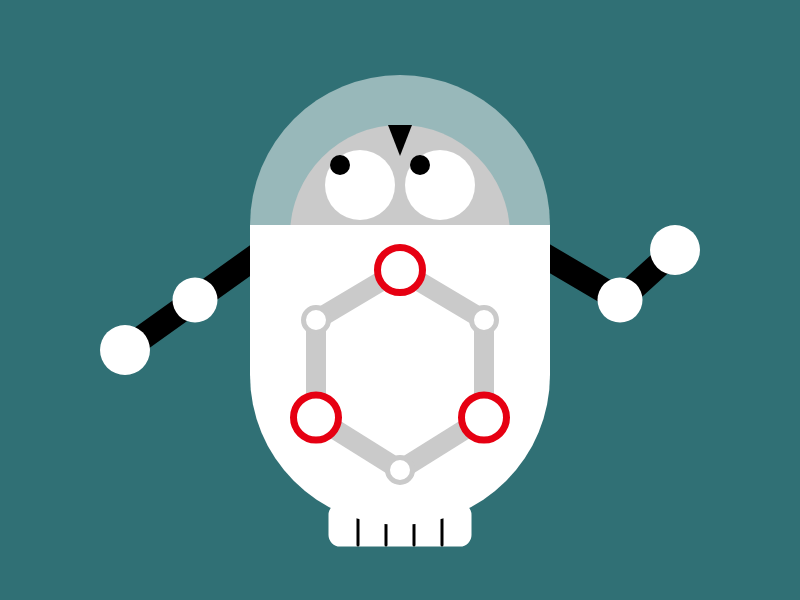
Frame 1 (no input)
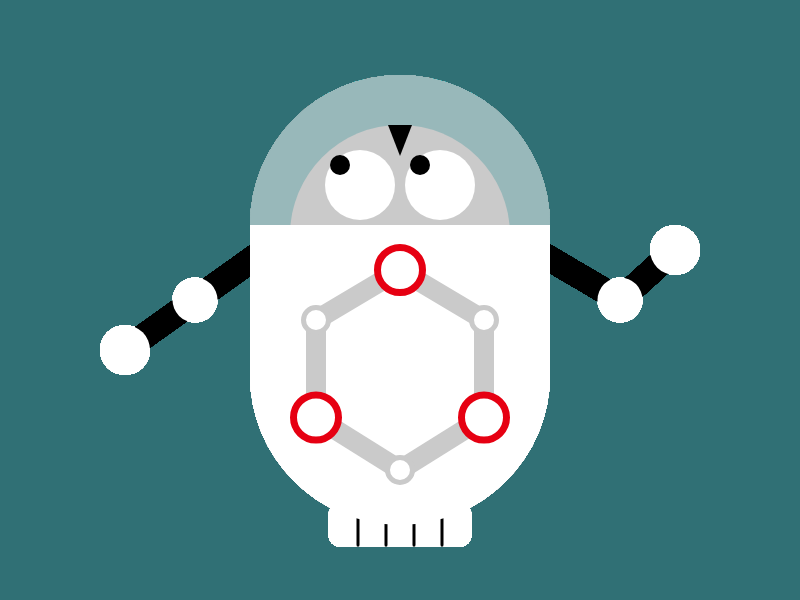
Frame 60 (no input)
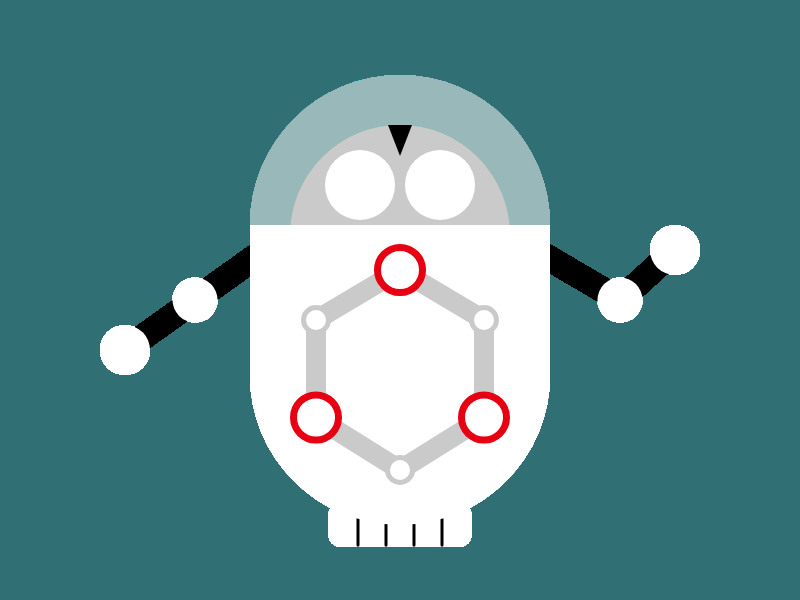
Frame 120 (the mouse pressed at the canvas centre since frame 60)

The p5.js sketch that drew these frames (run headless with seeded random() and noise() and a simulated clock; from frame 60 on, the mouse is pressed at the canvas centre):

// p5.js sketch
// ── sketch.js
function setup() {
  createCanvas(800,600);
  background(48,112,117);
}

function draw() {
  //head
  noStroke();
  fill(152,184,186);
  ellipse(400,225,300,300);
  fill(202,202,202);
  ellipse(400,235,220,220);
  fill(0,0,0);
  triangle(388,125,400,156,412,125);
  //eyes
  fill(255,255,255);
  ellipse(360,185,70,70);
  ellipse(440,185,70,70);
  if (mouseIsPressed)
    fill(255,255,255);
  else
    fill(0,0,0);
  print(mouseIsPressed);
  //fill(0,0,0);
  //ellipse(380,185,20,20);
  //ellipse(460,185,20,20);
  ellipse(((mouseX/800)*60+340),((mouseY/600)*60+165),20,20);
  ellipse(((mouseX/800)*60+420),((mouseY/600)*60+165),20,20);
  //hands
  strokeWeight(25);
  stroke(0,0,0);
  line(265,250,125,350);
  line(535,250,620,300);
  line(620,300,675,250);
  noStroke();
  fill(255,255,255);
  ellipse(195,300,45,45);
  ellipse(620,300,45,45);
  ellipse(125,350,50,50);
  ellipse(675,250,50,50);
  //engine
  strokeWeight(3);
  stroke(255,255,255);  
  rect(330,505,140,40,10);
  strokeWeight(3);
  stroke(0,0,0);
  line(358,505,358,545);
  line(386,505,386,545);
  line(414,505,414,545);
  line(442,505,442,545);
  //body
  noStroke();
  fill(255,255,255)
  ellipse(400,375,300,300);
  rect(250,225,300,150);
  //hexagon
  strokeWeight(20);
  stroke(202,202,202);
  line(400,270,316,320);
  line(316,320,316,417.5);
  line(316,417.5,400,470);
  line(400,470,484,417.5);
  line(484,417.5,484,320);
  line(484,320,400,270);
  //powerball
  strokeWeight(5);
  stroke(202,202,202);
  fill(255,255,255);
  ellipse(316,320,25,25);
  ellipse(400,470,25,25); 
  ellipse(484,320,25,25);
  strokeWeight(7);
  stroke(230,0,18);
  fill(255,255,255);
  ellipse(400,270,45,45);
  ellipse(316,417.5,45,45);
  ellipse(484,417.5,45,45);
}
